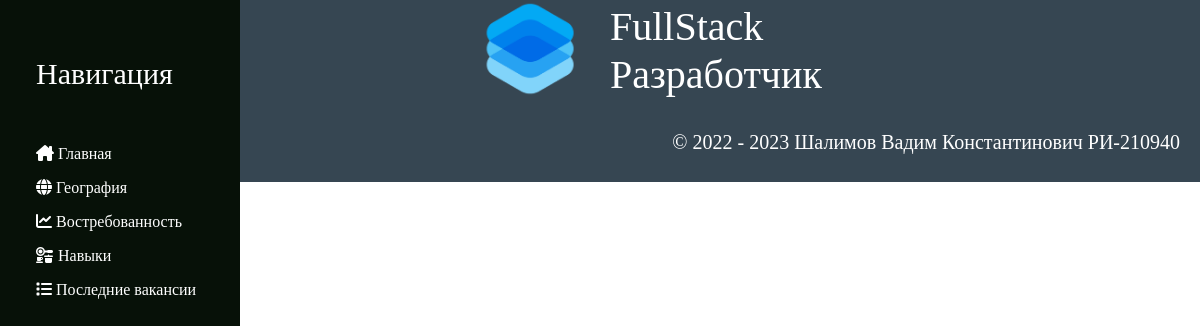
The page /demand on the database as committed earlier.
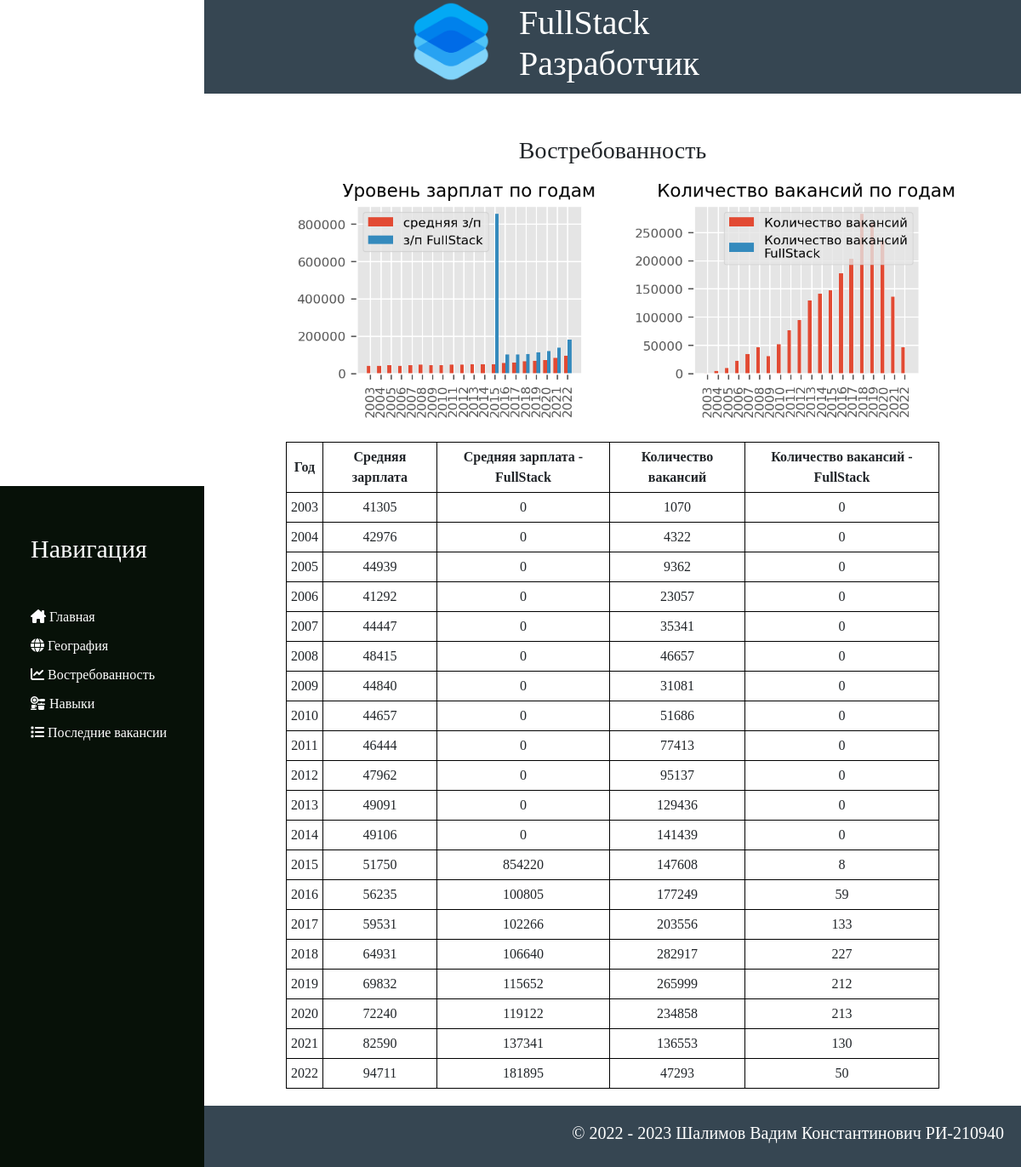
The same page on the database as committed later.
### main/models.py (models this page shows, shortened)
class Demand(models.Model):
    title = models.CharField('Название', max_length=50, default='Название по умолчанию')
    full_text = models.TextField('Текст', blank="True")
    photo = models.ImageField(upload_to="static/photos", blank="True")
    date = models.DateTimeField('Дата публикации', auto_now_add=True)
    class Meta:
        verbose_name = 'Востребованность'
        verbose_name_plural = 'Востребованность'

### main/views.py (the view)
# urls.py: path('demand', views.demand, name="demand"),
def demand(request):
    return render(request, 'demand/demand.html', {"title" : "Востребованность", "content": Demand.objects.all()})

### templates/demand/demand.html (shortened to what this page needs)
{% extends 'main/layout.html' %}
{% block content %}
    {% for p in content%}
        <article class="main">
            <h3>{{p.title}}</h3>
            <img style="display: block; margin: 0 auto;" width="800px" src="{{p.photo}}">
            <p>{{p.full_text|safe}}</p>
        </article>
    {% endfor %}
{% endblock %}

Rows that differ between the two databases and show on the page:
added Demand: title "Востребованность", photo (picture), full_text "Год Средняя зарплата Средняя зарплата - FullStack Количество вакансий Количество вакансий - FullStack 2003 41305 0 1070 0 2004 42976 0 4322 0 2005 44939 0 9362 0 2006 41292 0 23057 0 2007 44447 0 35341 0 2008 48415 0 46657 0 2009 44840 0 31081 0 2010 44657 0 51686 0 2011 46444 0 77413 0 2012 47962 0 95137 0 2013 49091 0 129436 0 2014 49106 0 141439 0 2015 51750 854220 147608 8 2016 56235 100805 177249 59 2017 59531 102266 203556 133 2018 64931 106640 282917 227 2019 69832 115652 265999 212 2020 72240 119122 234858 213 2021 82590 137341 136553 130 2022 94711 181895 47293 50"
